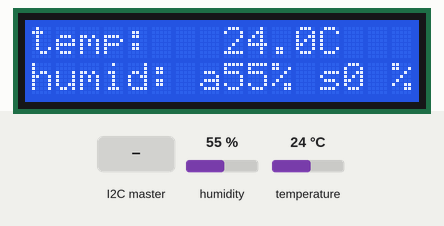
A sketch run on a simulated Arduino Uno, built with avr-gcc and run on an emulated ATmega328P. Shown: 16×2 character LCD. The test bench sets the inputs (shaded band); at power-on: humidity 55 %, temperature 24 °C. What the sketch prints to the serial monitor is not drawn.

Above: at 2.6 s.
2.7 s: humidity set to 22 %
At 5.3 s:
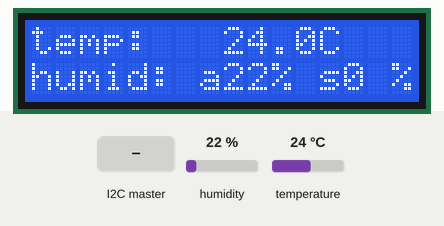
5.6 s: the I2C master sends the byte 1
At 6.8 s:
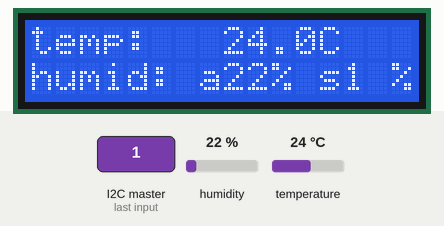
7.6 s: temperature set to 12 °C
At 9.3 s:
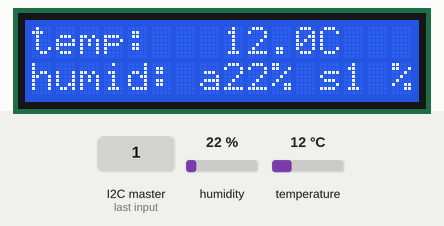
9.6 s: the I2C master sends the byte 2
At 11.0 s:
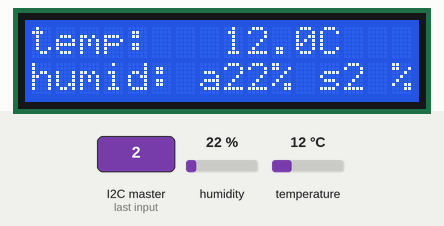
11.7 s: humidity set to 40 %
At 13.4 s:
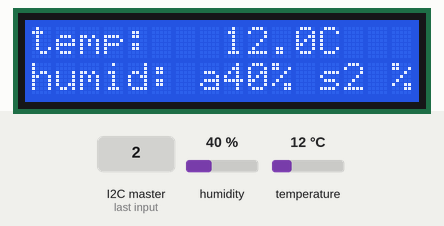
13.7 s: temperature set to 19 °C
At 15.0 s:
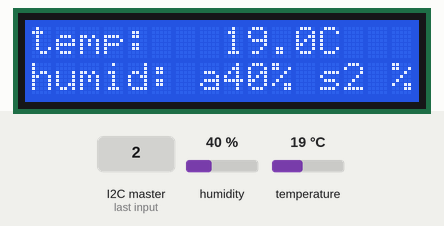
Timing chart, 0 to 16.7 s (numbered marks = the images above; inputs shaded):
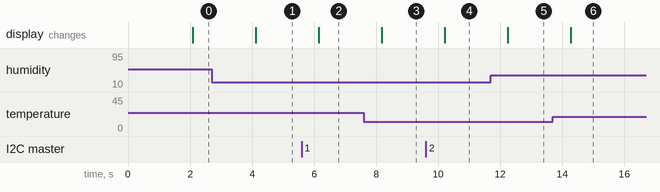

The sketch:

Arduino1.ino
```cpp
// include the library code:
#include <LiquidCrystal.h>
#include <DHT.h>
#include <Wire.h>

#define DHTPIN 7
#define DHTTYPE DHT11

DHT dht(DHTPIN, DHTTYPE);

// initialize the library by associating any needed LCD interface pin
// with the arduino pin number it is connected to
const int rs = 12, en = 11, d4 = 5, d5 = 4, d6 = 3, d7 = 2;
LiquidCrystal lcd(rs, en, d4, d5, d6, d7);

float soilHumidity = 0.0;

void setup() {
  //recieve data from device #8 (Master arduino)
  Wire.begin(8);
  Wire.onReceive(receiveEvent);

  //initialize DHT sensor
  dht.begin();

  // set up the LCD's number of columns and rows:
  lcd.begin(16, 2);

  Serial.begin(9600);
  }

void loop() {

  delay(2000);

  //Read data from DHT sensor
  float temperature = dht.readTemperature();
  float airHumidity = dht.readHumidity();

  // set the cursor to column 0, line 1
  // (note: line 1 is the second row, since counting begins with 0):
  // Print a message to the LCD.
  lcd.clear();
  lcd.setCursor(0, 0);
  lcd.print("temp:");
  lcd.setCursor(0, 1);
  lcd.print("humid:");

  //print temperature on lcd
  lcd.setCursor(8, 0);
  lcd.print(temperature, 1);
  lcd.setCursor(12, 0);
  lcd.print("C");

  //print air humidity on lcd
  lcd.setCursor(7, 1);
  lcd.print("a");
  lcd.setCursor(8, 1);
  lcd.print(airHumidity, 0);
  lcd.setCursor(10, 1);
  lcd.print("%");

  //print soil humidity on lcd
  lcd.setCursor(12, 1);
  lcd.print("s");
  lcd.setCursor(13, 1);
  lcd.print(soilHumidity, 0);
  lcd.setCursor(15, 1);
  lcd.print("%");

  //debug print for soil humidity
  Serial.println(soilHumidity);
}

//function to be called in Wire onReceive
void receiveEvent() {
  float x = Wire.read();    // receive byte as a float
  soilHumidity = x;
  //Serial.println(x);        // print the float
}
```

Measured:
- after the input at 2.7 s, the display: changes after 1.4 s (image 1)
- after the input at 5.6 s, the display: changes after 0.55 s (image 2)
- after the input at 7.6 s, the display: changes after 0.59 s (image 3)
- after the input at 9.6 s, the display: changes after 0.62 s (image 4)
- after the input at 11.7 s, the display: changes after 0.55 s (image 5)
- after the input at 13.7 s, the display: changes after 0.58 s (image 6)
